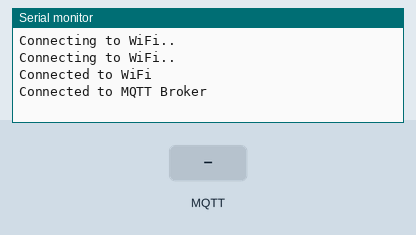
A sketch run on a simulated ESP32. Parts: the last lines printed to the serial monitor. The inputs (shaded band) are chosen by the test bench. WiFi joins after 1.5 s; servers stay silent unless stated; no MQTT or app messages arrive unless stated.

Above: at 3.2 s.
3.3 s: MQTT message "1" arrives on the first subscribed topic
At 4.2 s:
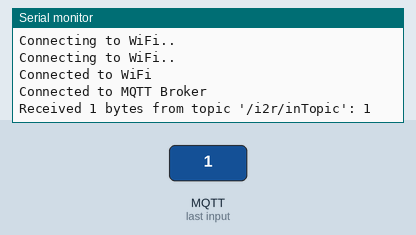
4.8 s: MQTT message "on" arrives on the first subscribed topic
At 5.4 s:
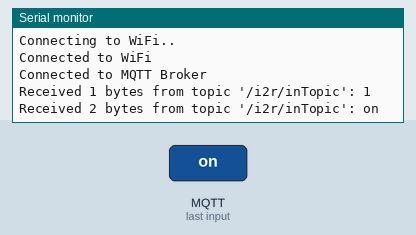
6.3 s: MQTT message "off" arrives on the first subscribed topic
At 7.7 s:
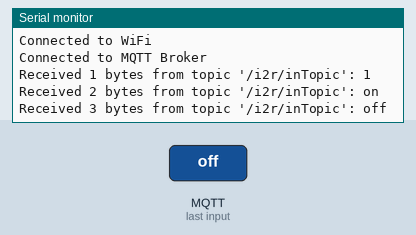

Measured:
- after the input at 3.3 s, the serial monitor: prints a new line at once (image 1)
- after the input at 4.8 s, the serial monitor: prints a new line at once (image 2)
- after the input at 6.3 s, the serial monitor: prints a new line at once (image 3)

The sketch:

Localmqtt.ino
```cpp
#include <WiFi.h>
#include <PubSubClient.h>
// local 서버 일대

// WiFi 설정
const char* ssid = "mecha1203";
const char* password = "mecha1203";

// MQTT 설정
const char* mqtt_server = "192.168.0.63";
const char* inTopic = "/i2r/inTopic";
const char* outTopic = "/i2r/outTopic";
WiFiClient espClient;
PubSubClient client(espClient);

void setup() {
  Serial.begin(115200);
  WiFi.begin(ssid, password);
  while (WiFi.status() != WL_CONNECTED) {
    delay(1000);
    Serial.println("Connecting to WiFi..");
  }
  Serial.println("Connected to WiFi");

  client.setServer(mqtt_server, 1883);
  client.setCallback(callback);
  while (!client.connected()) {
    if (client.connect("esp32_client")) {
      Serial.println("Connected to MQTT Broker");
      client.subscribe(inTopic);
    }
    else {
      Serial.print("Failed to connect to MQTT Broker with state ");
      Serial.print(client.state());
      delay(2000);
    }
  }
}

void loop() {
  client.loop();

  // 시리얼에서 입력을 받아 MQTT 메시지로 전송
  if (Serial.available() > 0) {
    String message = Serial.readStringUntil('\n');
    client.publish(outTopic, message.c_str());
  }
}

void callback(char* topic, byte* payload, unsigned int length) {
  Serial.printf("Received %d bytes from topic '%s': ", length, topic);
  for (int i = 0; i < length; i++) {
    Serial.print((char)payload[i]);
  }
  Serial.println();
}
```
